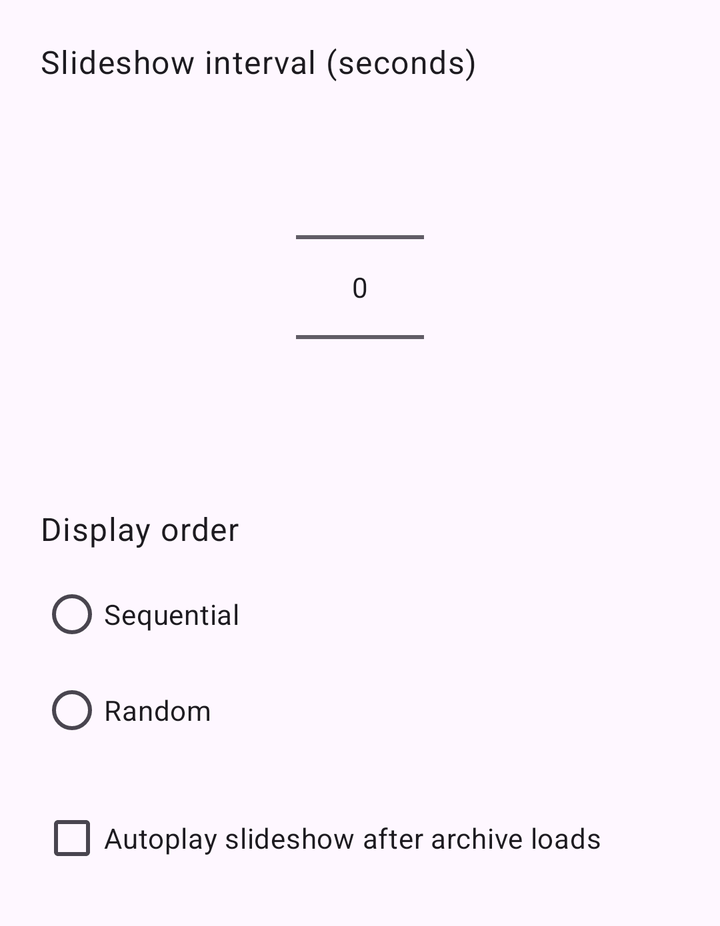
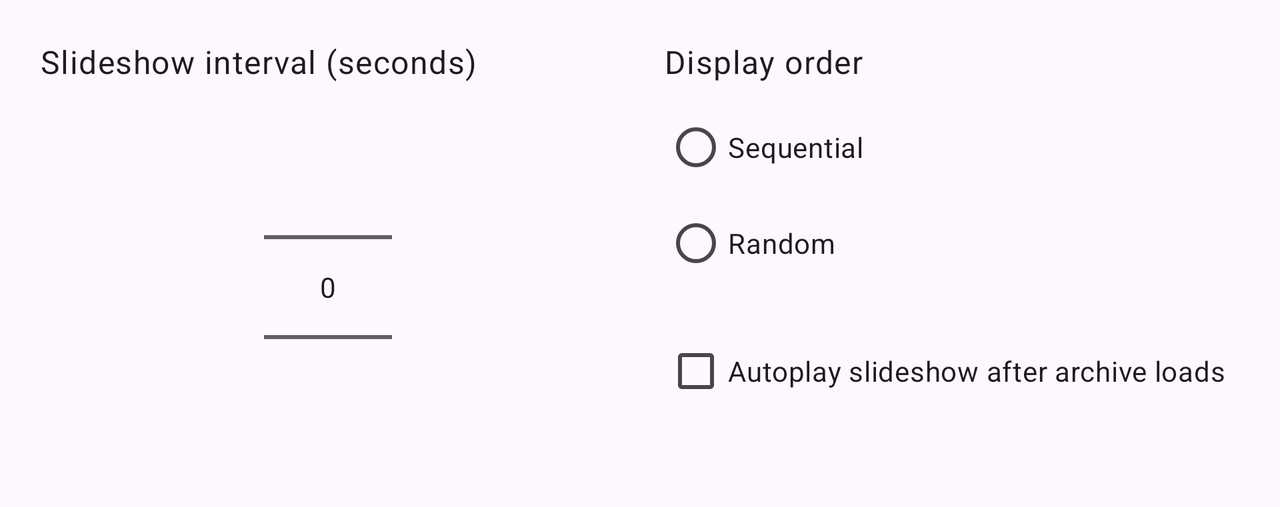

The same Android screen from two of the app's own layout files: first res/layout/ as a phone draws it, then the repository's variant for another configuration, drawn on a device whose configuration selects that folder. Both files follow.
<!-- AndroidManifest.xml: application theme Theme.DroidShow -->
<!-- res/layout/dialog_settings.xml -->
<?xml version="1.0" encoding="utf-8"?>
<androidx.core.widget.NestedScrollView xmlns:android="http://schemas.android.com/apk/res/android"
    android:layout_width="match_parent"
    android:layout_height="wrap_content"
    android:fillViewport="true">

    <LinearLayout
        android:layout_width="match_parent"
        android:layout_height="wrap_content"
        android:orientation="vertical"
        android:padding="20dp">

        <TextView
            android:layout_width="match_parent"
            android:layout_height="wrap_content"
            android:text="@string/slideshow_interval_setting"
            android:textAppearance="?attr/textAppearanceBody1" />

        <NumberPicker
            android:id="@+id/slideshowIntervalPicker"
            android:layout_width="wrap_content"
            android:layout_height="wrap_content"
            android:layout_gravity="center_horizontal"
            android:layout_marginTop="12dp" />

        <TextView
            android:layout_width="match_parent"
            android:layout_height="wrap_content"
            android:layout_marginTop="20dp"
            android:text="@string/slideshow_display_mode_setting"
            android:textAppearance="?attr/textAppearanceBody1" />

        <RadioGroup
            android:id="@+id/displayModeGroup"
            android:layout_width="match_parent"
            android:layout_height="wrap_content"
            android:layout_marginTop="8dp">

            <RadioButton
                android:id="@+id/displayModeSequential"
                android:layout_width="match_parent"
                android:layout_height="wrap_content"
                android:text="@string/slideshow_display_mode_sequential" />

            <RadioButton
                android:id="@+id/displayModeRandom"
                android:layout_width="match_parent"
                android:layout_height="wrap_content"
                android:text="@string/slideshow_display_mode_random" />
        </RadioGroup>

        <CheckBox
            android:id="@+id/autoplayOnLoadCheckbox"
            android:layout_width="match_parent"
            android:layout_height="wrap_content"
            android:layout_marginTop="16dp"
            android:text="@string/slideshow_autoplay_on_load_setting" />
    </LinearLayout>

</androidx.core.widget.NestedScrollView>
<!-- resources referenced by this layout -->
<resources>
  <string name="slideshow_autoplay_on_load_setting">Autoplay slideshow after archive loads</string>
  <string name="slideshow_display_mode_random">Random</string>
  <string name="slideshow_display_mode_sequential">Sequential</string>
  <string name="slideshow_display_mode_setting">Display order</string>
  <string name="slideshow_interval_setting">Slideshow interval (seconds)</string>
  <style name="Theme.DroidShow" parent="Theme.Material3.DayNight.NoActionBar">
          <item name="android:statusBarColor" tools:targetApi="l">@android:color/transparent</item>
      </style>
</resources>
<!-- res/layout-land/dialog_settings.xml (the repository's variant of the layout above) -->
<!-- drawn on the phone turned sideways -->
<?xml version="1.0" encoding="utf-8"?>
<androidx.core.widget.NestedScrollView xmlns:android="http://schemas.android.com/apk/res/android"
    android:layout_width="match_parent"
    android:layout_height="wrap_content"
    android:fillViewport="true">

    <LinearLayout
        android:layout_width="match_parent"
        android:layout_height="wrap_content"
        android:orientation="horizontal"
        android:padding="20dp"
        android:baselineAligned="false">

        <LinearLayout
            android:layout_width="0dp"
            android:layout_height="wrap_content"
            android:layout_weight="1"
            android:orientation="vertical"
            android:paddingEnd="12dp">

            <TextView
                android:layout_width="match_parent"
                android:layout_height="wrap_content"
                android:text="@string/slideshow_interval_setting"
                android:textAppearance="?attr/textAppearanceBody1" />

            <NumberPicker
                android:id="@+id/slideshowIntervalPicker"
                android:layout_width="wrap_content"
                android:layout_height="wrap_content"
                android:layout_gravity="center_horizontal"
                android:layout_marginTop="12dp" />
        </LinearLayout>

        <LinearLayout
            android:layout_width="0dp"
            android:layout_height="wrap_content"
            android:layout_weight="1"
            android:orientation="vertical"
            android:paddingStart="12dp">

            <TextView
                android:layout_width="match_parent"
                android:layout_height="wrap_content"
                android:text="@string/slideshow_display_mode_setting"
                android:textAppearance="?attr/textAppearanceBody1" />

            <RadioGroup
                android:id="@+id/displayModeGroup"
                android:layout_width="match_parent"
                android:layout_height="wrap_content"
                android:layout_marginTop="8dp">

                <RadioButton
                    android:id="@+id/displayModeSequential"
                    android:layout_width="match_parent"
                    android:layout_height="wrap_content"
                    android:text="@string/slideshow_display_mode_sequential" />

                <RadioButton
                    android:id="@+id/displayModeRandom"
                    android:layout_width="match_parent"
                    android:layout_height="wrap_content"
                    android:text="@string/slideshow_display_mode_random" />
            </RadioGroup>

            <CheckBox
                android:id="@+id/autoplayOnLoadCheckbox"
                android:layout_width="match_parent"
                android:layout_height="wrap_content"
                android:layout_marginTop="16dp"
                android:text="@string/slideshow_autoplay_on_load_setting" />
        </LinearLayout>

    </LinearLayout>

</androidx.core.widget.NestedScrollView>
